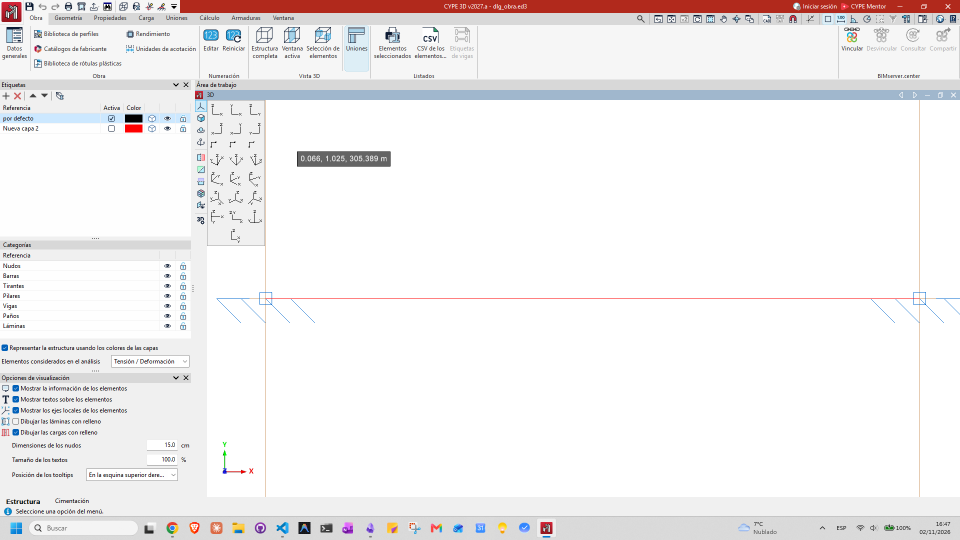
#> input picture docs/screenshots/pj_03.png, 1920 x 1080 px, given in place of pj_01.png, which was not available (shown at 1/2 size)
$ python fit_projections.py
#> lines starting #> are read from the running program, lines starting #| are printed output that depends on the picture
"""Fits camera (yaw, pitch) of the original's 22 predefined projections from the axes triad of captures pj_NN.png.
Usage: python tools/fit_projections.py   (reads docs/screenshots/pj_01..22.png, prints a table)."""
import math
from PIL import Image

def dirs(path):
#> called with path = 'docs/screenshots/pj_01.png'
    im = Image.open(path).convert("RGB").crop((420, 860, 500, 980))
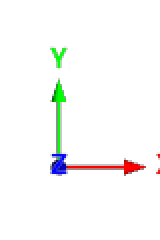
#> im: PIL image 80x120 RGB (shown 2 times larger); mean R, G, B 249.5, 250, 248.7
    px = im.load(); W, H = im.size
#> after `W, H = im.size`: W = 80; H = 120
    pts = {"R": [], "G": [], "B": []}
    for y in range(H):
        for x in range(W):
            r, g, b = px[x, y]
            if r > 170 and g < 70 and b < 70: pts["R"].append((x, y))
            elif g > 170 and r < 90 and b < 90: pts["G"].append((x, y))
            elif b > 170 and r < 70 and g < 70: pts["B"].append((x, y))
    if not pts["B"]: return None
    ox = sum(p[0] for p in pts["B"]) / len(pts["B"]); oy = max(p[1] for p in pts["B"])
    out = {}
    for k in "RGB":
        if not pts[k]: out[k] = None; continue
        far = max(pts[k], key=lambda p: (p[0] - ox) ** 2 + (p[1] - oy) ** 2)
        out[k] = (far[0] - ox, -(far[1] - oy))
    return out

def proj(yaw, pitch):
    y, p = math.radians(yaw), math.radians(pitch)
    d = (math.sin(y) * math.cos(p), -math.cos(y) * math.cos(p), math.sin(p))
    r = (math.cos(y), math.sin(y), 0.0)
    u = (r[1] * d[2] - r[2] * d[1], r[2] * d[0] - r[0] * d[2], r[0] * d[1] - r[1] * d[0])  # r x d ... sign fixed below
    if u[2] < 0: u = tuple(-c for c in u)
    ax = [(1, 0, 0), (0, 1, 0), (0, 0, 1)]
    return [(sum(a[i] * r[i] for i in range(3)), sum(a[i] * u[i] for i in range(3))) for a in ax]

def ang(v): return math.degrees(math.atan2(v[1], v[0]))
def diff(a, b): return abs((a - b + 180) % 360 - 180)

for n in range(1, 23):
    d = dirs(f"docs/screenshots/pj_{n:02d}.png")
    if not d or not d["R"] or not d["G"]: print(n, "no data", d); continue
    ax, ay = ang(d["R"]), ang(d["G"])
    best = None
    for yaw in range(0, 360, 5):
        for pitch in range(-85, 90, 5):
            P = proj(yaw, pitch)
            if min(math.hypot(*P[0]), math.hypot(*P[1])) < 0.25: continue
            e = diff(ang(P[0]), ax) + diff(ang(P[1]), ay)
            if best is None or e < best[0]: best = (e, yaw, pitch)
    print(n, "X %4.0f Y %4.0f" % (ax, ay), "len", [round(math.hypot(*d[k])) for k in "RGB"], "-> yaw %s pitch %s err %.0f" % (best[1], best[2], best[0]))
#> pass 2 of the loop `for n in range(1, 23):`:
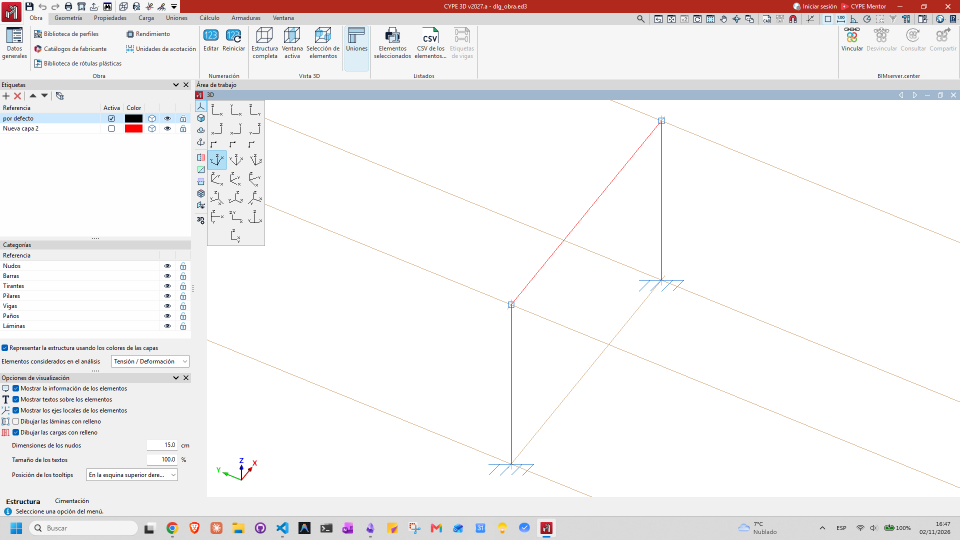
#> input picture docs/screenshots/pj_10.png, 1920 x 1080 px, given in place of pj_02.png, which was not available (shown at 1/2 size)
#> in dirs (call 2), `im = Image.open(path).convert("RGB").crop((420, 860, 500, 980))`:
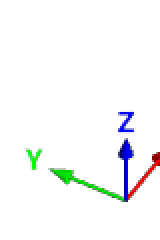
#> im: PIL image 80x120 RGB (shown 2 times larger); mean R, G, B 247.5, 248.9, 249
#> (the run stopped early here; a loop or call above may not have finished)
